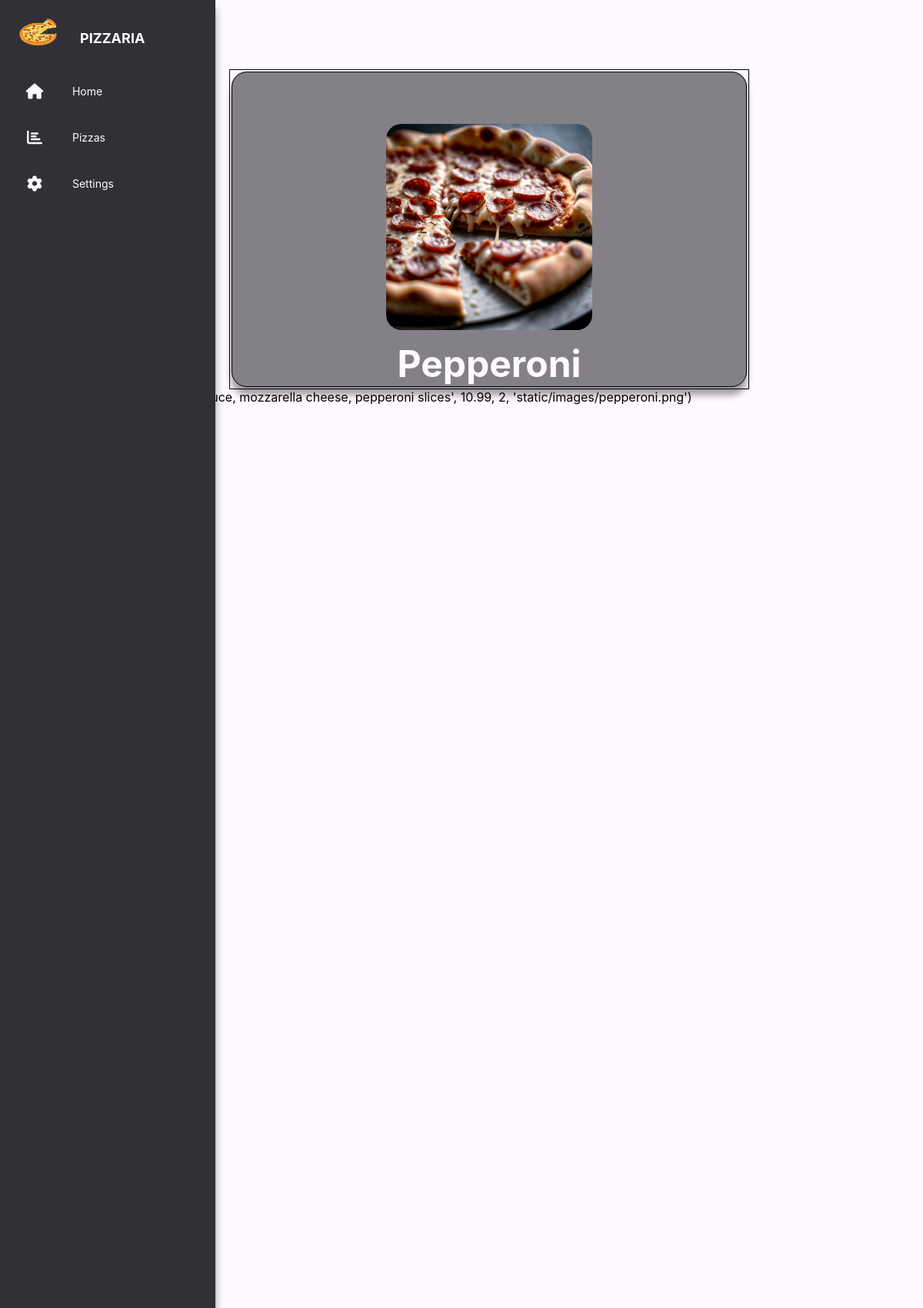
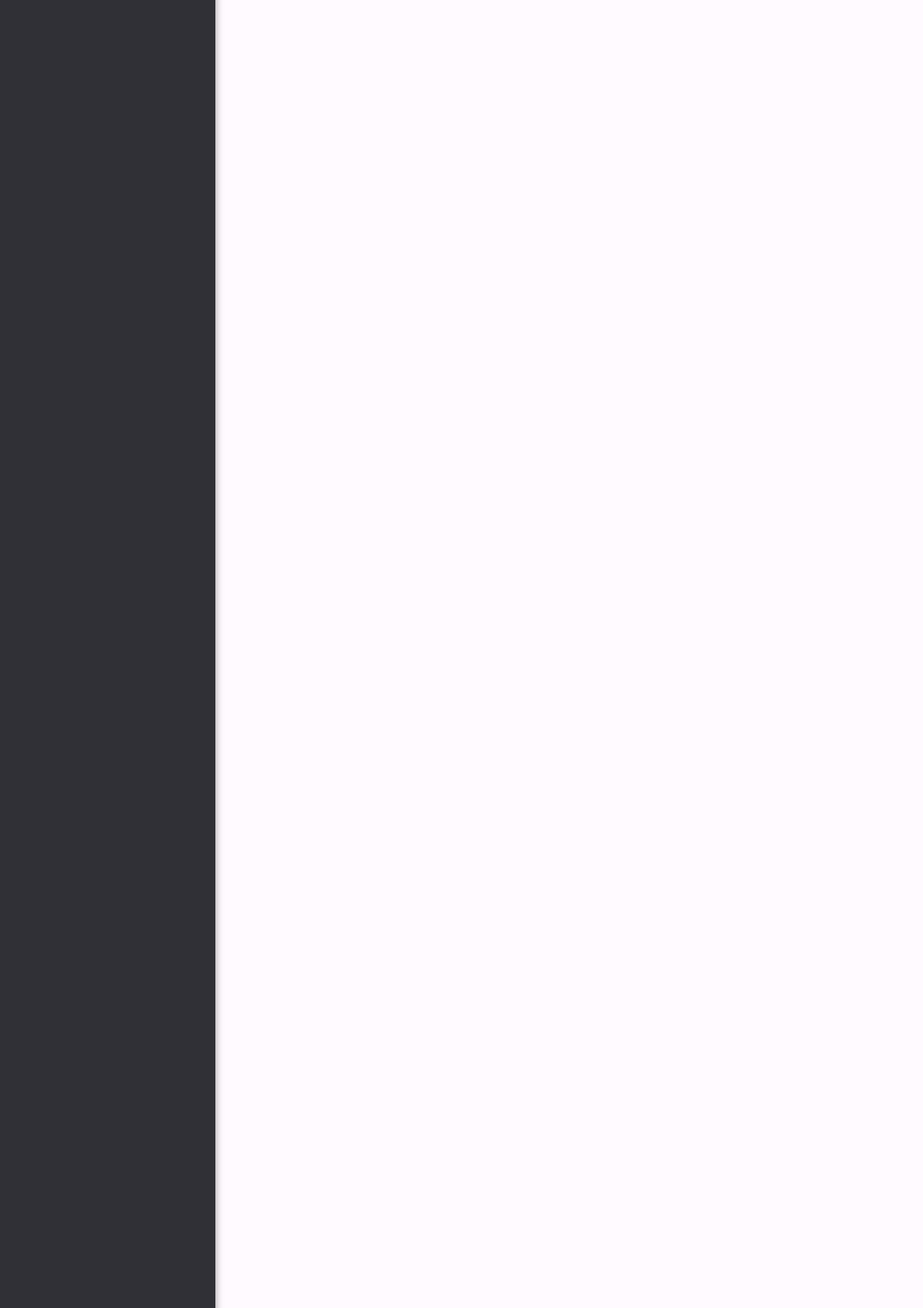
The page /pizza/2 (upper part) on the database its author committed (2 pictures, top to bottom).
### tables this page shows
CREATE TABLE Pizza (id INT PRIMARY KEY, name VARCHAR (50), description TEXT, price DECIMAL (8, 2), base INT, photo TEXT, FOREIGN KEY (base) REFERENCES Base (BaseID));

### routes.py (the view)
@app.route("/pizza/<int:id>")
def Pizza(id):
    conn = sqlite3.connect('pizza.db')
    cur = conn.cursor()
    cur.execute('SELECT * FROM Pizza WHERE id = ?', (id,))
    pizza = cur.fetchone()
    return render_template('pizza.html', pizza=pizza)

### templates/pizza.html
{% extends 'layout.html' %}
{% block content %}
<table class="center table_w-60">
    <tr class="table_bg">
        <td class="rounded shadow single_td">
            <img class="single_img rounded" src="/{{pizza[5]}}"/>
            <h1 class="single_title">{{pizza[1]}}</h1>
        </td>
    </tr>
</table>
{{pizza}}
{% endblock %}

### static/css/style.css (style rules this page uses)
* { margin: 0; padding: 0; outline: none; border: none; text-decoration: none; box-sizing: border-box; }
body { background: var(--clr-body-bg); min-height: 5000px; padding-top: 70px; display: flex; flex-direction: column; font-family: 'Inter', sans-serif; padding-left: 6%; }
:root { --clr-body-bg: hsl(300, 100%, 99%); --clr-card-bg: hsl(300, 100%, 99%); --clr-text: hsl(210, 30%, 11%); --clr-heading: hsl(210, 30%, 11%); --clr-footer: hsl(206, 27%, 90%); --clr-a-hover: hsl(240, 8%, 23%); --clr-nav-item: hsl(300, 100%, 99%); --clr-nav-bg: hsl(240, 6%, 20%); --clr-pizza-card: hsla(240, 6%, 20%, 0.595); --clr-pizza-text: hsl(300, 100%, 99%); }
.shadow { box-shadow: 0px 10px 10px 0px rgba(0,0,0,0.6); }
.center { text-align: center; margin: auto; }
.rounded { border-radius: 20px; }
.shadow { box-shadow: 0px 10px 10px 0px rgba(0,0,0,0.4); }
table, th, td { border:1px solid black; }
.table_w-60 { width: 60%; }
.table_bg { background-color: var(--clr-pizza-card); }
.single_img { width: 40%; height: 40%; }
.single_title { padding-top: 10px; font-size: 300%; color: var(--clr-pizza-text); }
.single_td { padding-top: 10%; }

### rows shown on the page
Pizza: photo (picture), name "Pepperoni"

### other values the page prints
{{ pizza }} "(2, 'Pepperoni', 'Tomato sauce, mozzarella cheese, pepperoni slices', 10.99, 2, 'static/images/pepperoni.png')"
